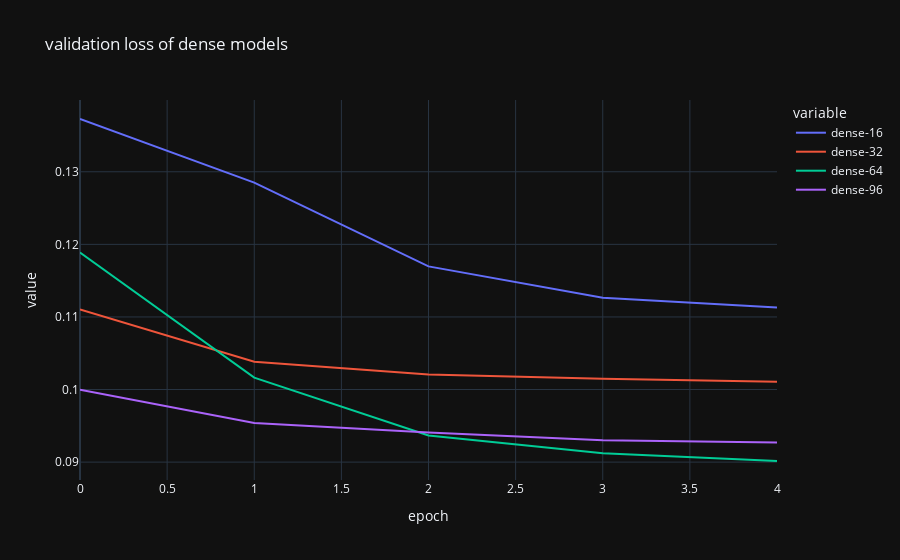

Notebook code for this chart:
### Code cell
plot_selection_val_loss(dense_models, "dense")

### Figure 1 — Plotly figure (JSON) as saved in the notebook; plotly's stock layout.template omitted (floating-point values rounded to 4 significant figures)
{"data": [{"hovertemplate": "variable=dense-16<br>epoch=%{x}<br>value=%{y}<extra></extra>", "legendgroup": "dense-16", "line": {"color": "#636efa", "dash": "solid"}, "marker": {"symbol": "circle"}, "mode": "lines", "name": "dense-16", "orientation": "v", "showlegend": true, "type": "scatter", "x": [0, 1, 2, 3, 4], "xaxis": "x", "y": [0.1373, 0.1285, 0.117, 0.1126, 0.1113], "yaxis": "y"}, {"hovertemplate": "variable=dense-32<br>epoch=%{x}<br>value=%{y}<extra></extra>", "legendgroup": "dense-32", "line": {"color": "#EF553B", "dash": "solid"}, "marker": {"symbol": "circle"}, "mode": "lines", "name": "dense-32", "orientation": "v", "showlegend": true, "type": "scatter", "x": [0, 1, 2, 3, 4], "xaxis": "x", "y": [0.111, 0.1038, 0.1021, 0.1015, 0.1011], "yaxis": "y"}, {"hovertemplate": "variable=dense-64<br>epoch=%{x}<br>value=%{y}<extra></extra>", "legendgroup": "dense-64", "line": {"color": "#00cc96", "dash": "solid"}, "marker": {"symbol": "circle"}, "mode": "lines", "name": "dense-64", "orientation": "v", "showlegend": true, "type": "scatter", "x": [0, 1, 2, 3, 4], "xaxis": "x", "y": [0.1189, 0.1016, 0.09366, 0.09123, 0.09015], "yaxis": "y"}, {"hovertemplate": "variable=dense-96<br>epoch=%{x}<br>value=%{y}<extra></extra>", "legendgroup": "dense-96", "line": {"color": "#ab63fa", "dash": "solid"}, "marker": {"symbol": "circle"}, "mode": "lines", "name": "dense-96", "orientation": "v", "showlegend": true, "type": "scatter", "x": [0, 1, 2, 3, 4], "xaxis": "x", "y": [0.09997, 0.09538, 0.09409, 0.093, 0.09272], "yaxis": "y"}], "layout": {"legend": {"title": {"text": "variable"}, "tracegroupgap": 0}, "title": {"text": "validation loss of dense models"}, "xaxis": {"anchor": "y", "domain": [0, 1], "title": {"text": "epoch"}}, "yaxis": {"anchor": "x", "domain": [0, 1], "title": {"text": "value"}}}}
